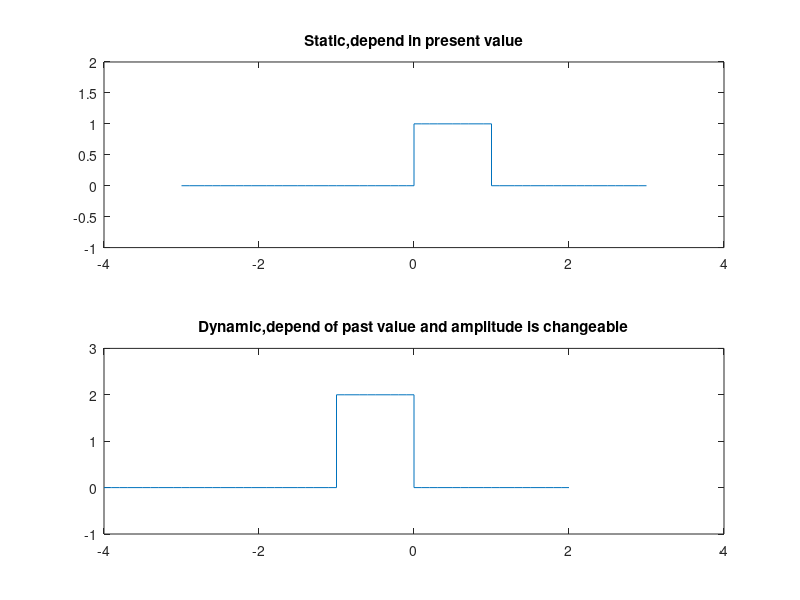

Reproduce this figure in MATLAB.
t1=-3:.1:0;
x1=zeros(size(t1));
t2=0:.1:1;
x2=ones(size(t2));
t3=1:.1:3;
x3=zeros(size(t3));
t=[t1 t2 t3];
x=[x1 x2 x3];
subplot(211);
plot(t,x);
title('Static,depend in present value');
xlim([-4 4]);
ylim([-1 2]);
subplot(212);
plot(t-1,2*x);
title('Dynamic,depend of past value and amplitude is changeable');
xlim([-4 4]);
ylim([-1 3]);